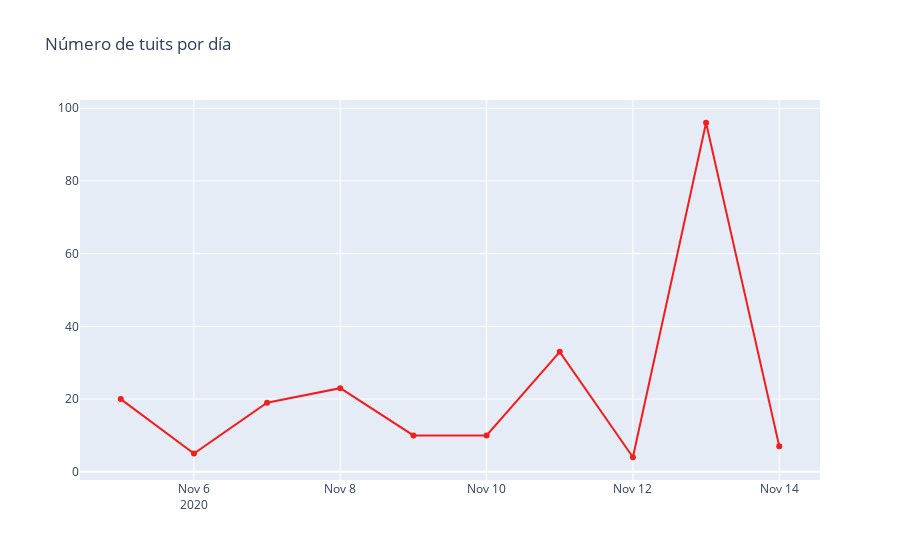

Write notebook code for a chart like this one.
### Code cell
trace = go.Scatter(x=temp.fecha.values,
                   y=temp.cnt.values,
                   text=[f"Fecha: {f}<br>Tuits: {c}" for f,c in zip(temp.fecha.values,temp.cnt.values)],
                   hoverinfo='text',
                   mode='lines+markers',
                   name='Días',
                   line={'color':'#f21d1d'})



layout = go.Layout(title='Número de tuits por día')

fig = go.Figure(data=[trace], layout=layout)
iplot(fig)

### Figure 1 — Plotly figure (JSON) as saved in the notebook; plotly's stock layout.template omitted (floating-point values rounded to 4 significant figures)
{"data": [{"hoverinfo": "text", "line": {"color": "#f21d1d"}, "mode": "lines+markers", "name": "Días", "text": ["Fecha: 2020-11-05<br>Tuits: 20", "Fecha: 2020-11-06<br>Tuits: 5", "Fecha: 2020-11-07<br>Tuits: 19", "Fecha: 2020-11-08<br>Tuits: 23", "Fecha: 2020-11-09<br>Tuits: 10", "Fecha: 2020-11-10<br>Tuits: 10", "Fecha: 2020-11-11<br>Tuits: 33", "Fecha: 2020-11-12<br>Tuits: 4", "Fecha: 2020-11-13<br>Tuits: 96", "Fecha: 2020-11-14<br>Tuits: 7"], "type": "scatter", "x": ["2020-11-05", "2020-11-06", "2020-11-07", "2020-11-08", "2020-11-09", "2020-11-10", "2020-11-11", "2020-11-12", "2020-11-13", "2020-11-14"], "y": [20, 5, 19, 23, 10, 10, 33, 4, 96, 7]}], "layout": {"title": {"text": "Número de tuits por día"}}}
